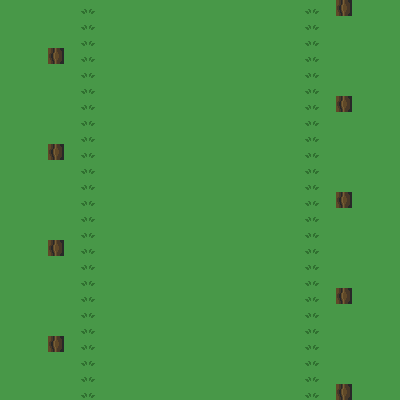

Tiled map render using the project's own tile images. Description and the map definition, with tile-layer contents summarised, below:
An orthogonal 25x25 tile map with 16x16 px tiles, 3 tile layers (Background, Foreground, Enemy).

<map version="1.0" orientation="orthogonal" width="25" height="25" tilewidth="16" tileheight="16">
 <tileset firstgid="1" name="forest" tilewidth="16" tileheight="16">
  <image source="../Sprites/forest.png" width="659" height="512" />
  <tile id="10">
   <properties>
    <property name="Prefab" value="EmptyGrass" />
   </properties>
  </tile>
  <tile id="11">
   <properties>
    <property name="Prefab" value="Grass" />
   </properties>
  </tile>
  <tile id="27">
   <properties>
    <property name="Prefab" value="Enemy" />
   </properties>
  </tile>
  <tile id="28">
   <properties>
    <property name="Prefab" value="Slider" />
   </properties>
  </tile>
  <tile id="92">
   <properties>
    <property name="Prefab" value="Bush" />
   </properties>
  </tile>
  <tile id="292">
   <properties>
    <property name="Prefab" value="Rock" />
   </properties>
  </tile>
 </tileset>
 <layer name="Background" width="25" height="25">
  <data>[625 cells, 625 non-empty, 1 distinct tile ids]</data>
 </layer>
 <layer name="Foreground" width="25" height="25">
  <data>[625 cells, 50 non-empty, 1 distinct tile ids]</data>
 </layer>
 <layer name="Enemy" width="25" height="25">
  <data>[625 cells, 9 non-empty, 1 distinct tile ids]</data>
 </layer>
</map>
